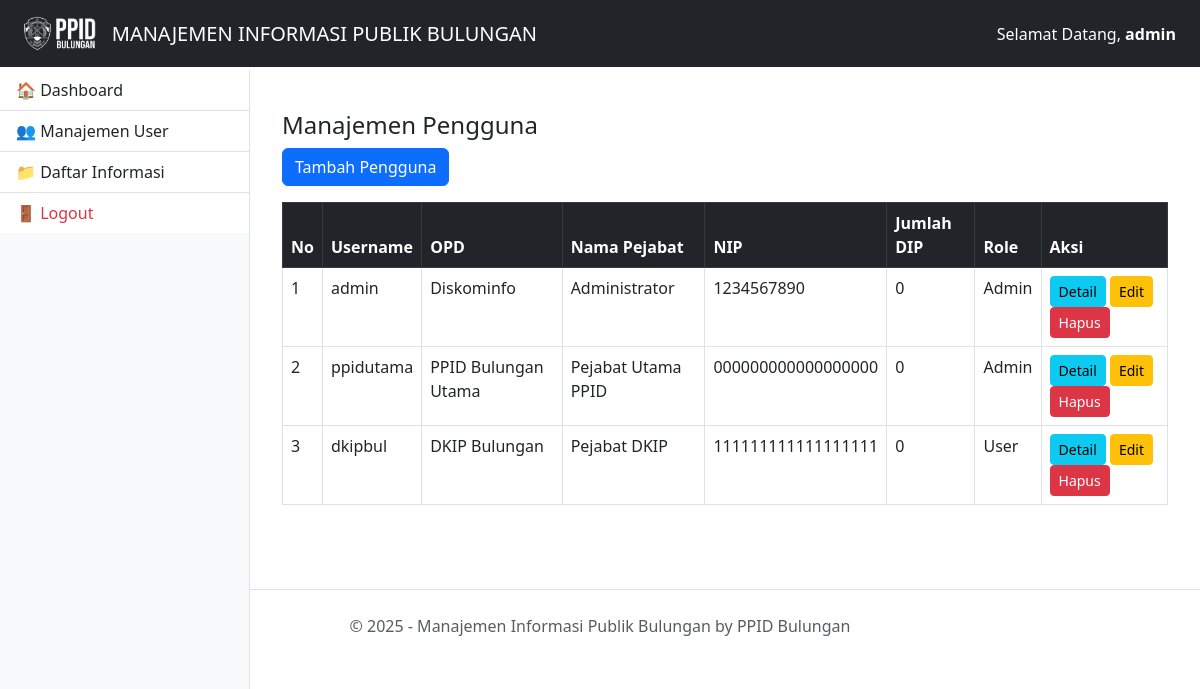
/admin/manage_users.php (signed in), run on the app's committed database.
### tables this page shows
CREATE TABLE `users` (
  `id` int(11) NOT NULL,
  `username` varchar(50) NOT NULL,
  `password` varchar(255) NOT NULL,
  `opd` varchar(100) NOT NULL,
  `nama_pejabat` varchar(100) NOT NULL,
  `nip` varchar(30) NOT NULL,
  `role` enum('admin','user') DEFAULT 'user',
  `created_at` timestamp NOT NULL DEFAULT current_timestamp()
);

### admin/manage_users.php (the view)
<?php
require_once '../config/config.php';
require_once '../includes/header.php';
require_once '../includes/sidebar.php';
$query = $pdo->query("
    SELECT users.*,
        (SELECT COUNT(*) FROM informasi WHERE informasi.user_id = users.id) AS jumlah_file
    FROM users
");
$users = $query->fetchAll(PDO::FETCH_ASSOC);
?>
<div class="container mt-4">
    <h4>Manajemen Pengguna</h4>
    <a href="tambah_user.php" class="btn btn-primary mb-3">Tambah Pengguna</a>
    <div class="table-responsive">
        <table class="table table-bordered table-hover">
            <thead class="table-dark">
                <tr>
                    <th>No</th>
                    <th>Username</th>
                    <th>OPD</th>
                    <th>Nama Pejabat</th>
                    <th>NIP</th>
                    <th>Jumlah DIP</th>
                    <th>Role</th>
                    <th>Aksi</th>
                </tr>
            </thead>
            <tbody>
                <?php foreach ($users as $i => $user): ?>
                    <tr>
                        <td><?= $i + 1 ?></td>
                        <td><?= htmlspecialchars($user['username']) ?></td>
                        <td><?= htmlspecialchars($user['opd']) ?></td>
                        <td><?= htmlspecialchars($user['nama_pejabat']) ?></td>
                        <td><?= htmlspecialchars($user['nip']) ?></td>
                        <td><?= $user['jumlah_file'] ?></td>
                        <td><?= ucfirst($user['role']) ?></td>
                        <td>
                            <a href="detail_user.php?id=<?= $user['id'] ?>" class="btn btn-info btn-sm">Detail</a>
                            <a href="edit_user.php?id=<?= $user['id'] ?>" class="btn btn-warning btn-sm">Edit</a>
                            <a href="hapus_user.php?id=<?= $user['id'] ?>" class="btn btn-danger btn-sm" onclick="return confirm('Yakin ingin menghapus user ini?')">Hapus</a>
                        </td>
                    </tr>
                <?php endforeach ?>
            </tbody>
        </table>
    </div>
</div>
<?php require_once '../includes/footer.php'; ?>

### data on the page
users: username "admin", opd "Diskominfo", nama_pejabat "Administrator", nip "1234567890", jumlah_file "0", role "Admin"
users: username "ppidutama", opd "PPID Bulungan Utama", nama_pejabat "Pejabat Utama PPID", nip "000000000000000000", jumlah_file "0", role "Admin"
users: username "dkipbul", opd "DKIP Bulungan", nama_pejabat "Pejabat DKIP", nip "111111111111111111", jumlah_file "0", role "User"

### other printed values
$_SESSION['username'] "admin"
